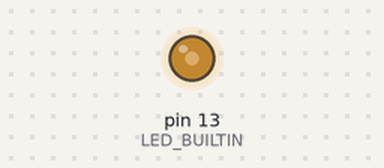
Recording of a sketch running on a simulated Arduino Uno, built with avr-gcc and run on an emulated ATmega328P. Shown: output pins drawn as LEDs (lit = HIGH).

Above: at 0.1 s.
Timing chart, 0 to 1.6 s (numbered marks = the images above):
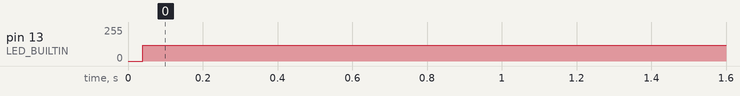

The sketch:

exercise-2-rhythm.ino
```cpp
/*
 * WEEK 0 · EXERCISE 2 — Change the rhythm
 * ------------------------------------------------------------------
 * GOAL
 *   Same built-in LED, three different rhythms. Only the numbers
 *   change. Do them one at a time -- get each working and watch it
 *   before moving to the next.
 *
 *     A. FAST      on and off ten times per second
 *                  (work out the delay yourself: 1000 ms in a second)
 *
 *     B. SLOW      two seconds on, two seconds off
 *
 *     C. SMOKE     a short flash, then a long dark pause.
 *        DETECTOR  Like the little light on a smoke alarm.
 *
 * WIRING
 *   Still none. LED_BUILTIN.
 *
 * THE POINT
 *   You are proving to yourself that a number you type maps directly
 *   onto something you can SEE. Change number -> upload -> world
 *   changes. That loop is the engine the whole plan runs on, and it
 *   needs to feel fast and safe rather than risky.
 *
 * ------------------------------------------------------------------
 * WATCH FOR
 *   How low can the delay go before it stops looking like blinking
 *   and starts looking like a dim LED? Try 50, then 10, then 1.
 *   Your eye gives up long before the chip does -- remember that
 *   number, it explains Dry Run snippet B.
 *
 * BREAK IT
 *   Set BOTH delays to 0. What do you see? What is the LED
 *   actually doing? (It looks like the LED never turns off, but it is actually switching between HIGH and LOW extremely fast.)
 */


void setup() {
  pinMode(LED_BUILTIN, OUTPUT);

}

void loop() {
  digitalWrite(LED_BUILTIN, HIGH);
  delay(0);
  digitalWrite(LED_BUILTIN, LOW);
  delay(0);

}
```

Measured:
- by itself, pin 13 (LED_BUILTIN): 0/255 → 120/255 at 0.04 s
